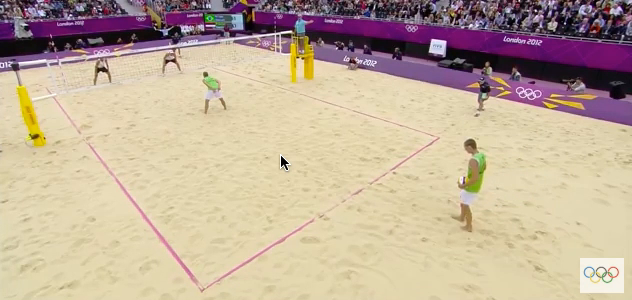
#> input picture frame 76 of media/beachVolleyball1.mov, 632 x 300 px, given in place of beachVolleyball5.mov, which was not available
$ python video5_lk.py   (Python 2 division)
#> lines starting #> are read from the running program, lines starting #| are printed output that depends on the picture; after the words box and inside, x2 and y2 are one past the last pixel; in counts of white or black regions, pixels touching at a corner belong together; pictures that were not available may be replaced by others from this repository, and a replacement may not be noted
import cv2
import numpy as np

cap = cv2.VideoCapture('media/beachVolleyball5.mov')
# FRAME_COUNT = int(cap.get(7))
# print FRAME_COUNT
FRAME_INTERVAL = 1
# ------------ manually chosen features
FRAME_START = 0
FRAME_END = 1120
FULL_COURT_WIDTH = 636
FULL_COURT_HEIGHT = 354
CORNER_1 = [377, 139]
CORNER_2 = [240, 139]
CORNER_3 = [574, 254]
CORNER_4 = [102, 254]
p0 = np.array([[225.0, 152.0], [180.0, 189.0], [400.0, 200.0],
               [467, 190.0], [188.0, 165.0]], np.float32)
p_dst = np.array([[225.0, 152.0], [180.0, 189.0], [400.0, 200.0], [
                 467, 190.0], [188.0, 165.0]], np.float32)
# ------------ manually chosen features

# Parameters for lucas kanade optical flow
lk_params = dict(winSize=(15, 15),
                 maxLevel=2,
                 criteria=(cv2.TERM_CRITERIA_EPS | cv2.TERM_CRITERIA_COUNT, 10, 0.1))
# Create some random colors for lk track
color = np.random.randint(0, 255, (100, 3))


# First frame
ret, old_frame = cap.read()
#> old_frame is the input picture: shape (300, 632, 3); mean B, G, R 153.6, 173.9, 193
rows, cols, channels = old_frame.shape
#> rows = 300; cols = 632; channels = 3
# print 'rows', rows
# print 'cols', cols
h, status = cv2.findHomography(p0, p_dst)
old_frame = old_frame[0:rows, 0:cols - 5]
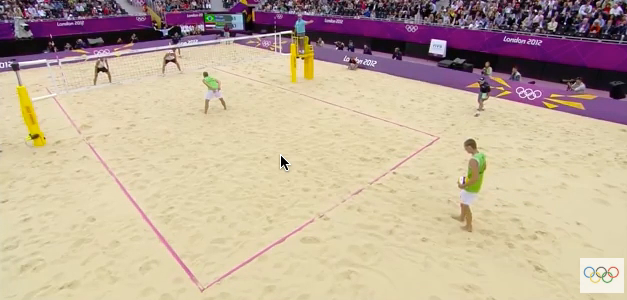
#> old_frame: shape (300, 627, 3); mean B, G, R 153.7, 174.1, 193.2
old_gray = cv2.cvtColor(old_frame, cv2.COLOR_BGR2GRAY)
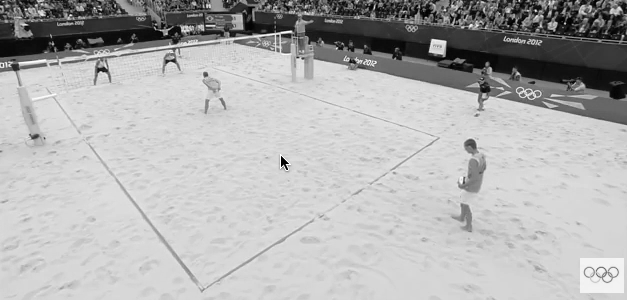
#> old_gray: shape (300, 627); min 0, max 255, mean 177.6
im_out = cv2.warpPerspective(
    old_frame, h, (FULL_COURT_WIDTH, FULL_COURT_HEIGHT))
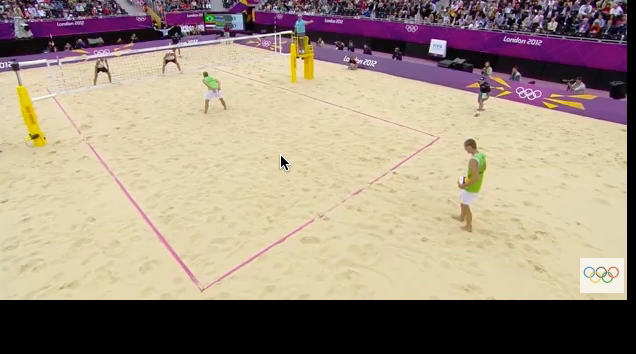
#> im_out: shape (354, 636, 3); mean B, G, R 128.4, 145.5, 161.4
cv2.imshow('frame', im_out)

mask_draw = np.zeros_like(old_frame)
arr = []
arr.append(im_out.copy())
fr = FRAME_START
avgImg = np.float32(im_out)
fr_counter = 1

# Background generator
while(fr < FRAME_END):
    ret, frame = cap.read()
    rows, cols, channels = frame.shape
    frame = frame[0:rows, 0:cols - 5]
#> frame: shape (300, 627, 3)
    if (fr_counter % FRAME_INTERVAL == 0):

        frame_gray = cv2.cvtColor(frame, cv2.COLOR_BGR2GRAY)

        # calculate optical flow
        p1, st, err = cv2.calcOpticalFlowPyrLK(
            old_gray, frame_gray, p0, None, **lk_params)
#> p1 = [[225, 152], [180, 189], [400, 200], [467, 190], [188, 165]]; st = [1, 1, 1, 1, 1]; err = [0.0978, 0.000556, 0.00306, 0.455, 0.154]

        h, status = cv2.findHomography(p1, p_dst)
#> h = [[0.997, -0.00255, 0.563], [-0.000186, 0.996, 0.338], [-9.44e-07, -1.01e-05, 1]]; status = [1, 1, 1, 1, 1]
        im_out_new = cv2.warpPerspective(
            frame, h, (FULL_COURT_WIDTH, FULL_COURT_HEIGHT))

        rows, cols, channels = im_out_new.shape
#> rows = 354; cols = 636
        roi = im_out[0:rows, 0:cols]

        # Now create a mask of logo and create its inverse mask also
        img2gray = cv2.cvtColor(im_out_new, cv2.COLOR_BGR2GRAY)
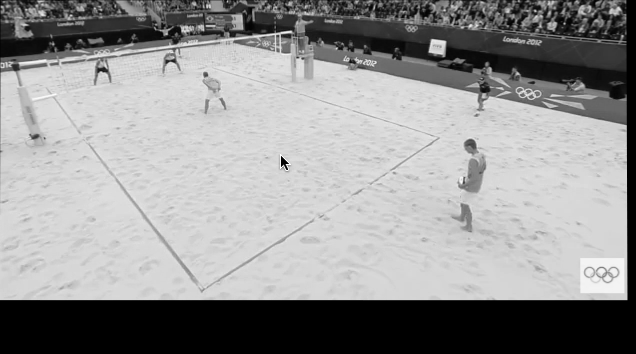
#> img2gray: shape (354, 636); min 0, max 255, mean 148.3
        ret, mask = cv2.threshold(img2gray, 10, 255, cv2.THRESH_BINARY)
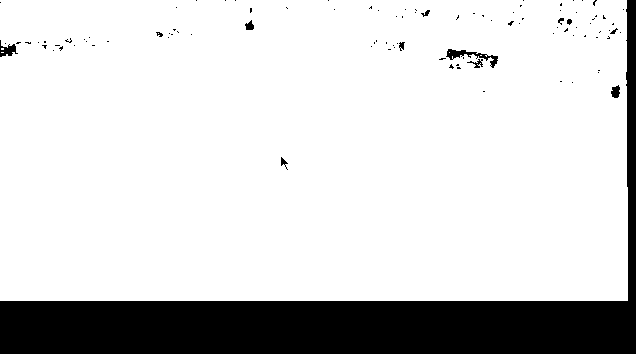
#> mask: shape (354, 636); 83.4% white; 102 black regions (89 under 20 px), largest, box (x1, y1, x2, y2) and area: (0, 0, 636, 354) 36317, (446, 49, 498, 68) 283, (0, 40, 18, 57) 145
        mask_inv = cv2.bitwise_not(mask)

        # Now black-out the area of logo in ROI
        img1_bg = cv2.bitwise_and(roi, roi, mask=mask_inv)

        # Take only region of logo from logo image.
        img2_fg = cv2.bitwise_and(im_out_new, im_out_new, mask=mask)

        # Put logo in ROI and modify the main image
        dst = cv2.add(img1_bg, img2_fg)
        im_out[0:rows, 0:cols] = dst
        im_gray = cv2.cvtColor(im_out, cv2.COLOR_BGR2GRAY)
        arr.append(im_out.copy())
        cv2.imshow('frame', im_out)

        # getting the background
        alpha = 1 / float(fr + 1)
        cv2.accumulateWeighted(im_out, avgImg, alpha)
        im_out = cv2.convertScaleAbs(avgImg)
        normImg = im_out.copy()

        cv2.imshow('background', normImg)

        # draw the tracks
        for i, (new, old) in enumerate(zip(p1, p0)):
            a, b = new.ravel()
            c, d = old.ravel()
            cv2.line(mask_draw, (a, b), (c, d), color[i].tolist(), 2)
            cv2.circle(frame, (a, b), 3, color[i].tolist(), -1)
#> this loop made 5 passes
#> (a, b, c, d) on passes 1 to 5: (225, 152, 225, 152), (180, 189, 180, 189), (400, 200, 400, 200), (467, 190, 467, 190), (188, 165, 188, 165)
        img = cv2.add(frame, mask_draw)

        cv2.imshow('tracking', img)
        k = cv2.waitKey(1) & 0xff
#> (key Esc is pressed here)
        if k == 27:
            break

        # Now update the previous frame and previous points
        old_gray = frame_gray.copy()
        old_frame = frame.copy()
        p0 = p1.copy()

    fr_counter += 1
    fr = fr + 1

# cv2.imwrite('back5.jpg', normImg)
# Background Substraction
bg_gray = cv2.cvtColor(normImg, cv2.COLOR_BGR2GRAY)
p_bg = np.array([CORNER_1, CORNER_2, CORNER_3, CORNER_4], np.float32)

court_top = cv2.imread('court.png', 1)
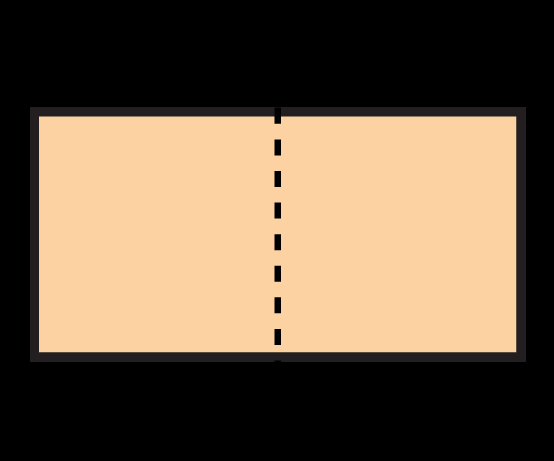
#> input picture court.png, 554 x 461 px
#> court_top is the input picture: shape (461, 554, 3); mean B, G, R 72.6, 93.6, 112.6
p_top = np.array([[40.0, 115.0], [40.0, 350.0], [
                 515.0, 115.0], [515.0, 350.0]], np.float32)
h_top, status = cv2.findHomography(p_bg, p_top)
#> h_top = [[-9.74e-17, -7.71, 1051.5], [0.877, -2.75, -6.82], [-1.41e-19, -0.0109, 1]]; status = [1, 1, 1, 1]
print "homography top", h_top
#| homography top [[-9.73886157e-17 -7.71178189e+00  1.05148328e+03]
#|  [ 8.77150276e-01 -2.75300227e+00 -6.82473223e+00]
#|  [-1.41256900e-19 -1.08730932e-02  1.00000000e+00]]

# cv2.imwrite('panorama_video5.jpg',arr[250])
#> (the run stopped early here; a loop or call above may not have finished)

$ run again, starting later in the video
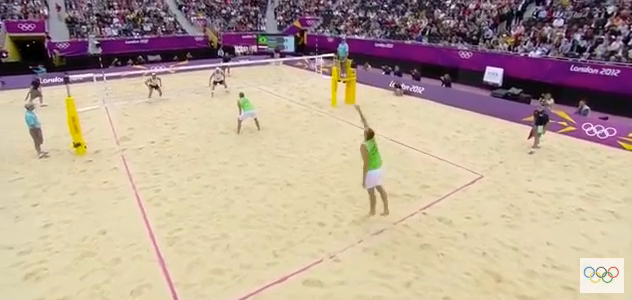
#> input picture frame 342 of media/beachVolleyball1.mov, 632 x 300 px, given in place of beachVolleyball5.mov, which was not available
#> old_frame is the input picture: shape (300, 632, 3); mean B, G, R 149.8, 165.8, 185.3
#> old_frame: shape (300, 627, 3)
#> p1 = [[225, 152], [180.1, 189.3], [400, 200], [467, 190], [188.2, 165.2]]; st = [1, 1, 1, 1, 1]; err = [0.0706, 0.548, 0, 0, 0.563]
#> `h, status = cv2.findHomography(p1, p_dst)`: h = [[1.01, -0.000172, -0.722], [0.00226, 0.999, -0.13], [5.95e-06, 3.56e-06, 1]]; status = [1, 1, 1, 1, 1]
#> `ret, mask = cv2.threshold(img2gray, 10, 255, cv2.THRESH_BINARY)`:
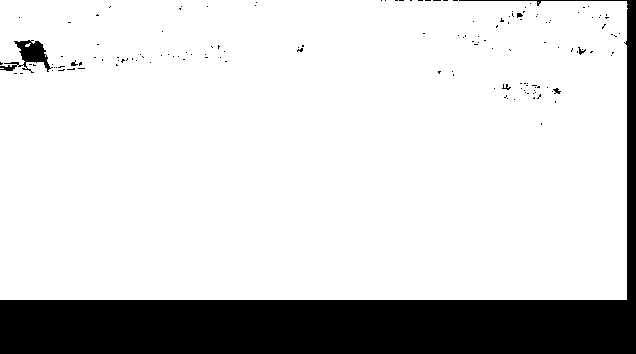
#> mask: shape (354, 636); 83% white; 146 black regions (139 under 20 px), largest, box (x1, y1, x2, y2) and area: (0, 0, 636, 354) 37230, (0, 40, 53, 73) 668, (553, 88, 561, 94) 26
#> the loop `for i, (new, old) in enumerate(zip(p1, p0)):` made 5 passes
#> (a, b, c, d) on passes 1 to 5: (225, 152, 225, 152), (180.1, 189.3, 180, 189), (400, 200, 400, 200), (467, 190, 467, 190), (188.2, 165.2, 188, 165)
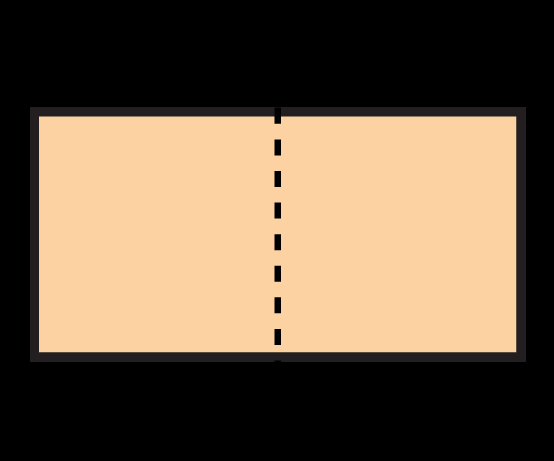
#> input picture court.png, 554 x 461 px
#> court_top is the input picture: shape (461, 554, 3); mean B, G, R 72.6, 93.6, 112.6
#> `h_top, status = cv2.findHomography(p_bg, p_top)`: h_top = [[-9.74e-17, -7.71, 1051.5], [0.877, -2.75, -6.82], [-1.41e-19, -0.0109, 1]]; status = [1, 1, 1, 1]
#| homography top [[-9.73886157e-17 -7.71178189e+00  1.05148328e+03]
#|  [ 8.77150276e-01 -2.75300227e+00 -6.82473223e+00]
#|  [-1.41256900e-19 -1.08730932e-02  1.00000000e+00]]

$ run again, starting later in the video
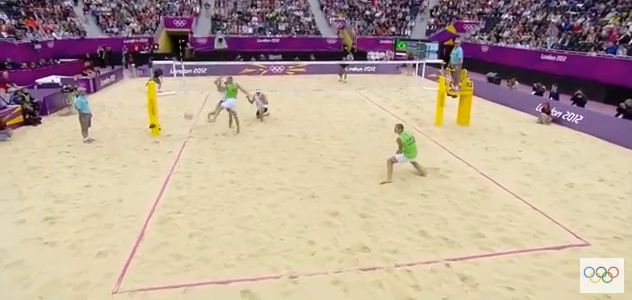
#> input picture frame 608 of media/beachVolleyball1.mov, 632 x 300 px, given in place of beachVolleyball5.mov, which was not available
#> old_frame is the input picture: shape (300, 632, 3); mean B, G, R 151.1, 166.4, 185.7
#> old_frame: shape (300, 627, 3)
#> p1 = [[225, 152], [180, 189], [400.4, 199.8], [467.4, 190], [188, 165]]; st = [1, 1, 1, 1, 1]; err = [0.000139, 0, 0.637, 0.438, 0]
#> `h, status = cv2.findHomography(p1, p_dst)`: h = [[0.995, -0.00262, 1.21], [-0.00103, 1, -0.0879], [-5.98e-06, 2.26e-06, 1]]; status = [1, 1, 1, 1, 1]
#> `ret, mask = cv2.threshold(img2gray, 10, 255, cv2.THRESH_BINARY)`:
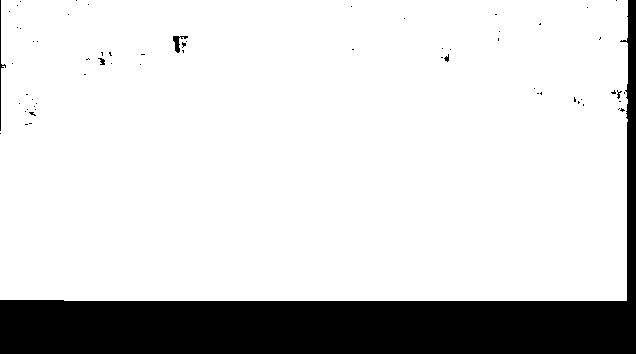
#> mask: shape (354, 636); 83.6% white; 64 black regions (59 under 20 px), largest, box (x1, y1, x2, y2) and area: (0, 0, 636, 354) 36413, (0, 0, 6, 131) 144, (173, 36, 188, 53) 99, (98, 58, 105, 65) 28, (444, 54, 449, 62) 22
#> the loop `for i, (new, old) in enumerate(zip(p1, p0)):` made 5 passes
#> (a, b, c, d) on passes 1 to 5: (225, 152, 225, 152), (180, 189, 180, 189), (400.4, 199.8, 400, 200), (467.4, 190, 467, 190), (188, 165, 188, 165)
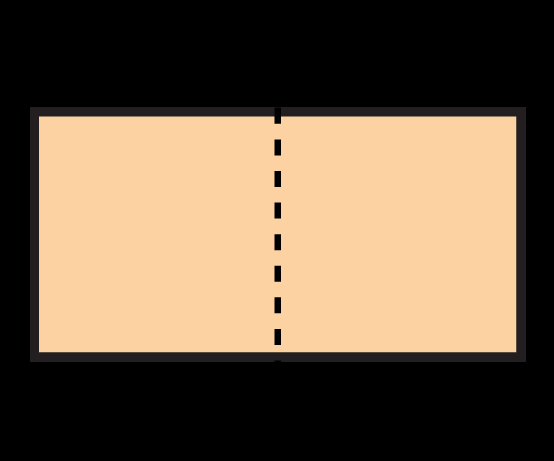
#> input picture court.png, 554 x 461 px
#> court_top is the input picture: shape (461, 554, 3); mean B, G, R 72.6, 93.6, 112.6
#> `h_top, status = cv2.findHomography(p_bg, p_top)`: h_top = [[-9.74e-17, -7.71, 1051.5], [0.877, -2.75, -6.82], [-1.41e-19, -0.0109, 1]]; status = [1, 1, 1, 1]
#| homography top [[-9.73886157e-17 -7.71178189e+00  1.05148328e+03]
#|  [ 8.77150276e-01 -2.75300227e+00 -6.82473223e+00]
#|  [-1.41256900e-19 -1.08730932e-02  1.00000000e+00]]
